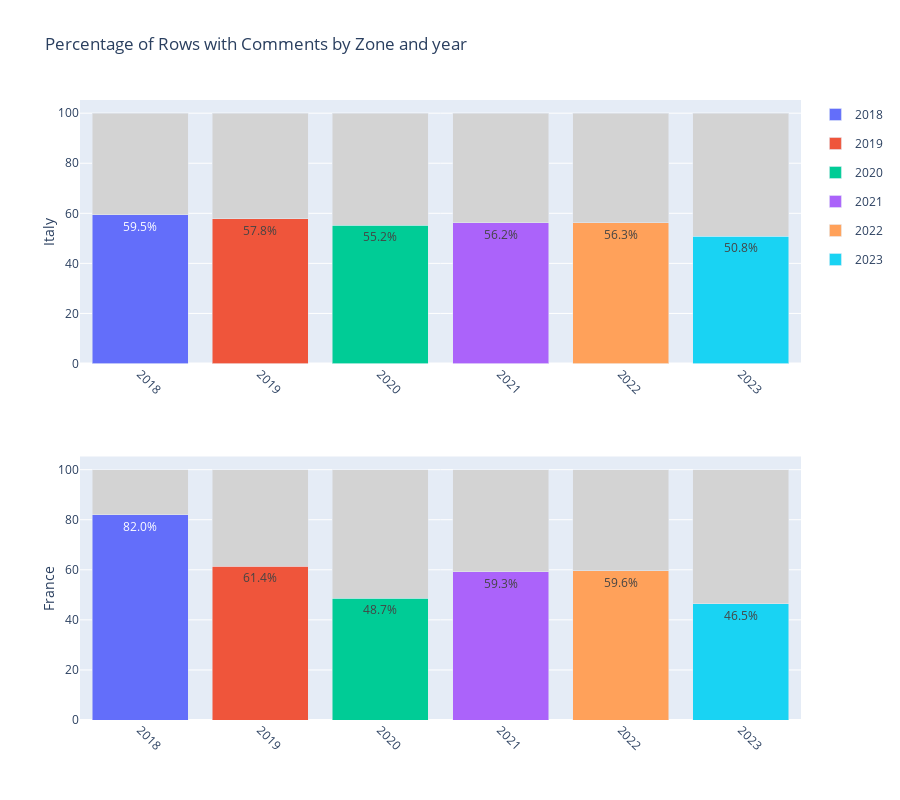

Notebook code cell kept with this figure:
### Code cell
def filling_data_barchart(df, group_column, count_column, color_sequence = ['#636EFA','#EF553B','#00CC96','#AB63FA','#FFA15A','#19D3F3','#FF6692','#B6E880','#FF97FF','#FECB52','#E763FA','#BA68C8','#FFA000','#F06292','#7986CB','#4DB6AC','#FF8A65','#A1887F','#90A4AE','#E53935','#8E24AA']):
    # Group by group_column and calculate the total number of rows and the number of rows with comments
    grouped = df.groupby(group_column).agg(
        total_rows=pd.NamedAgg(column=count_column, aggfunc='count'),
        rows_with_comments=pd.NamedAgg(column=count_column, aggfunc='sum')
    )

    # Calculate the percentage of rows with comments and without comments
    grouped['percentage_with_comments'] = round(grouped['rows_with_comments'] / grouped['total_rows'] * 100,2)
    grouped['percentage_without_comments'] = 100 - grouped['percentage_with_comments']

    # Create a color iterator
    color_iterator = cycle(color_sequence)

    # Create a stacked bar chart using go.Figure
    fig = go.Figure(data=[
        go.Bar(name=str(index), x=[index], y=[grouped.loc[index, 'percentage_with_comments']], marker_color=next(color_iterator), text='{:.1f}%'.format(grouped.loc[index, 'percentage_with_comments']), textposition='auto', hovertemplate=f'{group_column}: %{{x}}<br>Number of Comments: %{{customdata}}<extra></extra>', customdata=[grouped.loc[index, 'rows_with_comments']], showlegend=True, legendgroup=str(index)) for index in grouped.index
    ] + [
        go.Bar(name='Without Comments', x=[index], y=[grouped.loc[index, 'percentage_without_comments']], marker_color='lightgrey', hovertemplate=f'{group_column}: %{{x}}<br>Total Number of Rows: %{{customdata}}<extra></extra>', customdata=[grouped.loc[index, 'total_rows']], showlegend=False, legendgroup=str(index)) for index in grouped.index
    ])

    # Change the bar mode
    fig.update_layout(barmode='stack')

    # Set chart title and labels
    fig.update_layout(
        title_text=f'Percentage of Rows with Comments by {group_column}',
        xaxis_title=group_column,
        yaxis_title='Percentage of Rows',
        showlegend=True
    )
    
    return fig

def filling_data_barcharts(df, group_columns, count_column, values_list=None, color_sequence=['#636EFA','#EF553B','#00CC96','#AB63FA','#FFA15A','#19D3F3','#FF6692','#B6E880','#FF97FF','#FECB52','#E763FA','#BA68C8','#FFA000','#F06292','#7986CB','#4DB6AC','#FF8A65','#A1887F','#90A4AE','#E53935','#8E24AA']):
    # If values_list is None, get all unique values from group_columns[0]
    if values_list is None:
        values_list = df[group_columns[0]].unique()

    # Filter df for only the values in values_list
    df = df[df[group_columns[0]].isin(values_list)]

    # Create a subplot for each unique value in the first group column
    fig = sp.make_subplots(rows=len(values_list), cols=1)

    for i, value in enumerate(values_list, start=1):
        df_group = df[df[group_columns[0]] == value]
        fig_group = filling_data_barchart(df_group, group_columns[1], count_column, color_sequence)

        for trace in fig_group.data:
            trace.name = trace.name.split(' - ')[0]  
            fig.add_trace(trace, row=i, col=1)              

        # Add y-axis title to each subplot
        fig.update_yaxes(title_text=str(value), title_standoff=0, row=i, col=1)

        # Only show legend for the first subplot
        if i > 1:
            for trace in fig.data[-len(fig_group.data):]:
                trace.showlegend = False

    # Update layout and add interactive legend
    fig.update_layout(
        height=400*len(values_list), 
        title_text=f"Percentage of Rows with Comments by {group_columns[0]} and {group_columns[1]}", 
        barmode='stack', 
        showlegend=True,
        xaxis=dict(tickangle=45), # Rotate x-axis labels
    )

    fig.update_xaxes(tickangle=45)

    return fig

filling_data_barchart(df_preprocessed_full, 'Zone', 'non_empty_rows')
filling_data_barcharts(df_preprocessed_full, ['Zone', 'year'], 'non_empty_rows', ['Italy', 'France'])

### Figure 1 — Plotly figure (JSON) as saved in the notebook; plotly's stock layout.template omitted (floating-point values rounded to 4 significant figures)
{"data": [{"customdata": [261], "hovertemplate": "year: %{x}<br>Number of Comments: %{customdata}<extra></extra>", "legendgroup": "2018", "marker": {"color": "#636EFA"}, "name": "2018", "showlegend": true, "text": "59.5%", "textposition": "auto", "type": "bar", "x": [2018], "xaxis": "x", "y": [59.45], "yaxis": "y"}, {"customdata": [1020], "hovertemplate": "year: %{x}<br>Number of Comments: %{customdata}<extra></extra>", "legendgroup": "2019", "marker": {"color": "#EF553B"}, "name": "2019", "showlegend": true, "text": "57.8%", "textposition": "auto", "type": "bar", "x": [2019], "xaxis": "x", "y": [57.82], "yaxis": "y"}, {"customdata": [917], "hovertemplate": "year: %{x}<br>Number of Comments: %{customdata}<extra></extra>", "legendgroup": "2020", "marker": {"color": "#00CC96"}, "name": "2020", "showlegend": true, "text": "55.2%", "textposition": "auto", "type": "bar", "x": [2020], "xaxis": "x", "y": [55.17], "yaxis": "y"}, {"customdata": [951], "hovertemplate": "year: %{x}<br>Number of Comments: %{customdata}<extra></extra>", "legendgroup": "2021", "marker": {"color": "#AB63FA"}, "name": "2021", "showlegend": true, "text": "56.2%", "textposition": "auto", "type": "bar", "x": [2021], "xaxis": "x", "y": [56.17], "yaxis": "y"}, {"customdata": [882], "hovertemplate": "year: %{x}<br>Number of Comments: %{customdata}<extra></extra>", "legendgroup": "2022", "marker": {"color": "#FFA15A"}, "name": "2022", "showlegend": true, "text": "56.3%", "textposition": "auto", "type": "bar", "x": [2022], "xaxis": "x", "y": [56.32], "yaxis": "y"}, {"customdata": [296], "hovertemplate": "year: %{x}<br>Number of Comments: %{customdata}<extra></extra>", "legendgroup": "2023", "marker": {"color": "#19D3F3"}, "name": "2023", "showlegend": true, "text": "50.8%", "textposition": "auto", "type": "bar", "x": [2023], "xaxis": "x", "y": [50.77], "yaxis": "y"}, {"customdata": [439], "hovertemplate": "year: %{x}<br>Total Number of Rows: %{customdata}<extra></extra>", "legendgroup": "2018", "marker": {"color": "lightgrey"}, "name": "Without Comments", "showlegend": false, "type": "bar", "x": [2018], "xaxis": "x", "y": [40.55], "yaxis": "y"}, {"customdata": [1764], "hovertemplate": "year: %{x}<br>Total Number of Rows: %{customdata}<extra></extra>", "legendgroup": "2019", "marker": {"color": "lightgrey"}, "name": "Without Comments", "showlegend": false, "type": "bar", "x": [2019], "xaxis": "x", "y": [42.18], "yaxis": "y"}, {"customdata": [1662], "hovertemplate": "year: %{x}<br>Total Number of Rows: %{customdata}<extra></extra>", "legendgroup": "2020", "marker": {"color": "lightgrey"}, "name": "Without Comments", "showlegend": false, "type": "bar", "x": [2020], "xaxis": "x", "y": [44.83], "yaxis": "y"}, {"customdata": [1693], "hovertemplate": "year: %{x}<br>Total Number of Rows: %{customdata}<extra></extra>", "legendgroup": "2021", "marker": {"color": "lightgrey"}, "name": "Without Comments", "showlegend": false, "type": "bar", "x": [2021], "xaxis": "x", "y": [43.83], "yaxis": "y"}, {"customdata": [1566], "hovertemplate": "year: %{x}<br>Total Number of Rows: %{customdata}<extra></extra>", "legendgroup": "2022", "marker": {"color": "lightgrey"}, "name": "Without Comments", "showlegend": false, "type": "bar", "x": [2022], "xaxis": "x", "y": [43.68], "yaxis": "y"}, {"customdata": [583], "hovertemplate": "year: %{x}<br>Total Number of Rows: %{customdata}<extra></extra>", "legendgroup": "2023", "marker": {"color": "lightgrey"}, "name": "Without Comments", "showlegend": false, "type": "bar", "x": [2023], "xaxis": "x", "y": [49.23], "yaxis": "y"}, {"customdata": [291], "hovertemplate": "year: %{x}<br>Number of Comments: %{customdata}<extra></extra>", "legendgroup": "2018", "marker": {"color": "#636EFA"}, "name": "2018", "showlegend": false, "text": "82.0%", "textposition": "auto", "type": "bar", "x": [2018], "xaxis": "x2", "y": [81.97], "yaxis": "y2"}, {"customdata": [453], "hovertemplate": "year: %{x}<br>Number of Comments: %{customdata}<extra></extra>", "legendgroup": "2019", "marker": {"color": "#EF553B"}, "name": "2019", "showlegend": false, "text": "61.4%", "textposition": "auto", "type": "bar", "x": [2019], "xaxis": "x2", "y": [61.38], "yaxis": "y2"}, {"customdata": [323], "hovertemplate": "year: %{x}<br>Number of Comments: %{customdata}<extra></extra>", "legendgroup": "2020", "marker": {"color": "#00CC96"}, "name": "2020", "showlegend": false, "text": "48.7%", "textposition": "auto", "type": "bar", "x": [2020], "xaxis": "x2", "y": [48.72], "yaxis": "y2"}, {"customdata": [412], "hovertemplate": "year: %{x}<br>Number of Comments: %{customdata}<extra></extra>", "legendgroup": "2021", "marker": {"color": "#AB63FA"}, "name": "2021", "showlegend": false, "text": "59.3%", "textposition": "auto", "type": "bar", "x": [2021], "xaxis": "x2", "y": [59.28], "yaxis": "y2"}, {"customdata": [348], "hovertemplate": "year: %{x}<br>Number of Comments: %{customdata}<extra></extra>", "legendgroup": "2022", "marker": {"color": "#FFA15A"}, "name": "2022", "showlegend": false, "text": "59.6%", "textposition": "auto", "type": "bar", "x": [2022], "xaxis": "x2", "y": [59.59], "yaxis": "y2"}, {"customdata": [87], "hovertemplate": "year: %{x}<br>Number of Comments: %{customdata}<extra></extra>", "legendgroup": "2023", "marker": {"color": "#19D3F3"}, "name": "2023", "showlegend": false, "text": "46.5%", "textposition": "auto", "type": "bar", "x": [2023], "xaxis": "x2", "y": [46.52], "yaxis": "y2"}, {"customdata": [355], "hovertemplate": "year: %{x}<br>Total Number of Rows: %{customdata}<extra></extra>", "legendgroup": "2018", "marker": {"color": "lightgrey"}, "name": "Without Comments", "showlegend": false, "type": "bar", "x": [2018], "xaxis": "x2", "y": [18.03], "yaxis": "y2"}, {"customdata": [738], "hovertemplate": "year: %{x}<br>Total Number of Rows: %{customdata}<extra></extra>", "legendgroup": "2019", "marker": {"color": "lightgrey"}, "name": "Without Comments", "showlegend": false, "type": "bar", "x": [2019], "xaxis": "x2", "y": [38.62], "yaxis": "y2"}, {"customdata": [663], "hovertemplate": "year: %{x}<br>Total Number of Rows: %{customdata}<extra></extra>", "legendgroup": "2020", "marker": {"color": "lightgrey"}, "name": "Without Comments", "showlegend": false, "type": "bar", "x": [2020], "xaxis": "x2", "y": [51.28], "yaxis": "y2"}, {"customdata": [695], "hovertemplate": "year: %{x}<br>Total Number of Rows: %{customdata}<extra></extra>", "legendgroup": "2021", "marker": {"color": "lightgrey"}, "name": "Without Comments", "showlegend": false, "type": "bar", "x": [2021], "xaxis": "x2", "y": [40.72], "yaxis": "y2"}, {"customdata": [584], "hovertemplate": "year: %{x}<br>Total Number of Rows: %{customdata}<extra></extra>", "legendgroup": "2022", "marker": {"color": "lightgrey"}, "name": "Without Comments", "showlegend": false, "type": "bar", "x": [2022], "xaxis": "x2", "y": [40.41], "yaxis": "y2"}, {"customdata": [187], "hovertemplate": "year: %{x}<br>Total Number of Rows: %{customdata}<extra></extra>", "legendgroup": "2023", "marker": {"color": "lightgrey"}, "name": "Without Comments", "showlegend": false, "type": "bar", "x": [2023], "xaxis": "x2", "y": [53.48], "yaxis": "y2"}], "layout": {"barmode": "stack", "height": 800, "showlegend": true, "title": {"text": "Percentage of Rows with Comments by Zone and year"}, "xaxis": {"anchor": "y", "domain": [0, 1], "tickangle": 45}, "xaxis2": {"anchor": "y2", "domain": [0, 1], "tickangle": 45}, "yaxis": {"anchor": "x", "domain": [0.575, 1], "title": {"standoff": 0, "text": "Italy"}}, "yaxis2": {"anchor": "x2", "domain": [0, 0.425], "title": {"standoff": 0, "text": "France"}}}}
